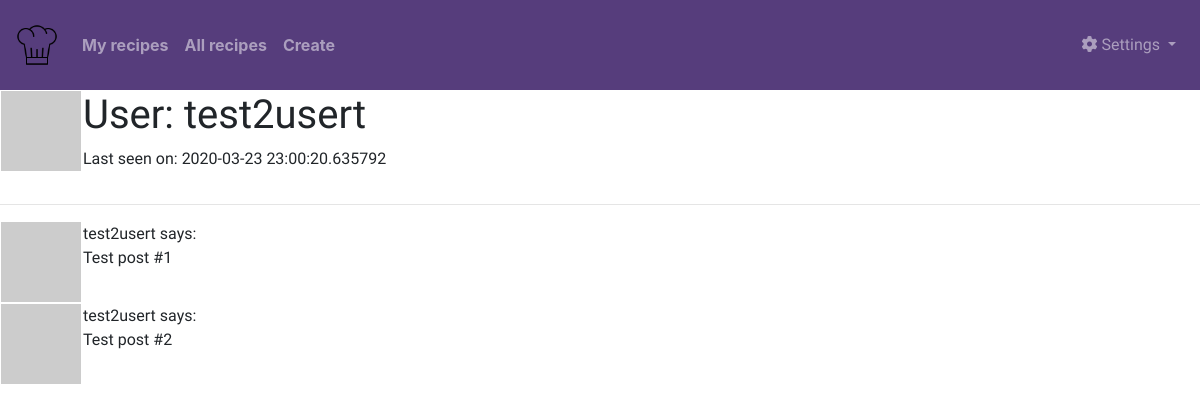
The page /main/user/test2usert (signed in) on the database its author committed.
### app/models.py (models this page shows, shortened)
class User(UserMixin, db.Model):
    id = db.Column(db.Integer, primary_key=True)
    username = db.Column(db.String(64), index=True, unique=True)
    email = db.Column(db.String(120), index=True, unique=True)
    password_hash = db.Column(db.String(128))
    recipes = db.relationship('Recipe', backref='author', lazy='dynamic')
    about_me = db.Column(db.String(140))
    last_seen = db.Column(db.DateTime, default=datetime.utcnow)
    def avatar(self, size):
        digest = md5(self.email.lower().encode('utf-8')).hexdigest()
        return 'https://www.gravatar.com/avatar/{}?d=identicon&s={}'.format(
            digest, size)

### app/main/routes.py (the view)
@bp.route('/user/<username>')
@login_required
def user(username):
    user = User.query.filter_by(username=username).first_or_404()
    posts = [
        {'author': user, 'body': 'Test post #1'},
        {'author': user, 'body': 'Test post #2'}
    ]
    return render_template('user.html', user=user, posts=posts)

### app/main/routes.py (called while the page is built)
@bp.before_request
def before_request():
    if current_user.is_authenticated:
        current_user.last_seen = datetime.utcnow()
        db.session.commit()
        g.search_form = SearchForm()

### app/models.py (called while the page is built)
@login.user_loader
def load_user(id):
    return User.query.get(int(id))

    @classmethod
    def before_commit(cls, session):
        session._changes = {
            'add': list(session.new),
            'update': list(session.dirty),
            'delete': list(session.deleted)
        }

    @classmethod
    def after_commit(cls, session):
        for obj in session._changes['add']:
            if isinstance(obj, SearchableMixin):
                add_to_index(obj.__tablename__, obj)
        for obj in session._changes['update']:
            if isinstance(obj, SearchableMixin):
                add_to_index(obj.__tablename__, obj)
        for obj in session._changes['delete']:
            if isinstance(obj, SearchableMixin):
                remove_from_index(obj.__tablename__, obj)
        session._changes = None

### app/templates/user.html (shortened to what this page needs)
{% extends "base.html" %}
{% block content %}
    <table>
        <tr valign="top">
            <td><img src="{{ user.avatar(128) }}"></td>
            <td>
                <h1>User: {{ user.username }}</h1>
                {% if user.last_seen %}<p>Last seen on: {{ user.last_seen }}</p>{% endif %}
            </td>
        </tr>
    </table>
    <hr>
    {% for post in posts %}
        {% include '_post.html' %}
    {% endfor %}
{% endblock %}

### app/templates/_post.html
    <table>
        <tr valign="top">
            <td><img src="{{ post.author.avatar(36) }}"></td>
            <td>{{ post.author.username }} says:<br>{{ post.body }}</td>
        </tr>
    </table>

### app/static/css/base.css (style rules this page uses)
body { font-family: 'Baloo 2', cursive; }

### rows shown on the page
User: username "test2usert", last_seen "2020-03-23 23:00:20.635792", author.username "test2usert" "test2usert"

### other values the page prints
{{ post.body }} "Test post #1" "Test post #2"
